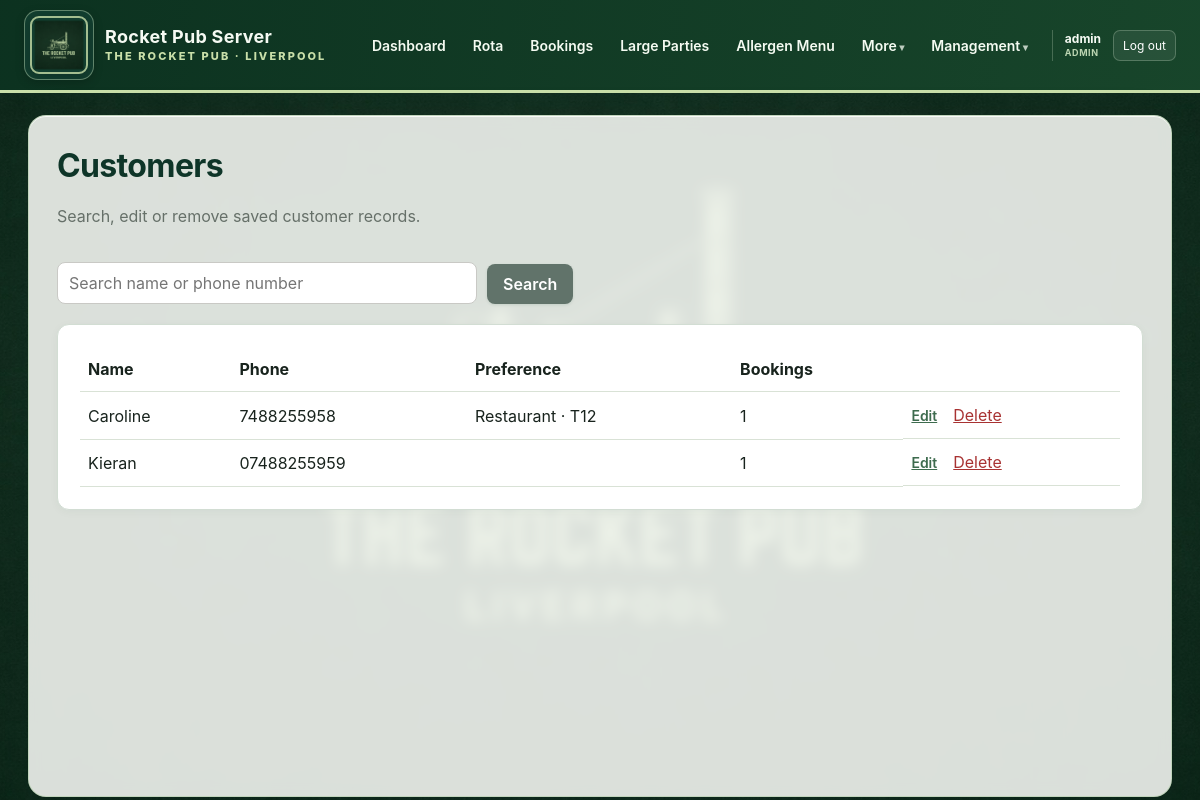
Screenshot of /customers (signed in) with the database file from the repository.
### app/models.py (models this page shows, shortened)
class AppUser(db.Model):
    id = db.Column(db.Integer, primary_key=True)
    username = db.Column(
        db.String(80),
        nullable=False,
        unique=True,
        index=True,
    )
    password_hash = db.Column(db.String(255), nullable=False)
    role = db.Column(
        db.String(20),
        nullable=False,
        default="staff",
        index=True,
    )
    must_change_password = db.Column(
        db.Boolean,
        nullable=False,
        default=True,
    )
    email = db.Column(db.String(255), unique=True, index=True)
    pending_email = db.Column(db.String(255))
    email_verified = db.Column(db.Boolean, nullable=False, default=False)
    email_verification_code_hash = db.Column(db.String(255))
    email_verification_expires_at = db.Column(db.DateTime)
    password_reset_code_hash = db.Column(db.String(255))
    password_reset_expires_at = db.Column(db.DateTime)
    active = db.Column(db.Boolean, nullable=False, default=True)
    created_at = db.Column(db.DateTime, default=datetime.utcnow)
    last_login_at = db.Column(db.DateTime)
    @property
    def is_manager(self):
        return self.role in {"manager", "admin"}

class Customer(db.Model):
    id = db.Column(db.Integer, primary_key=True)
    name = db.Column(db.String(120), nullable=False, index=True)
    phone = db.Column(db.String(30), nullable=False, unique=True, index=True)
    preferred_area_id = db.Column(db.Integer, db.ForeignKey("area.id"))
    preferred_table_id = db.Column(db.Integer, db.ForeignKey("pub_table.id"))
    prefers_near_tv = db.Column(db.Boolean, default=False)
    avoids_bench = db.Column(db.Boolean, default=False)
    notes = db.Column(db.Text)
    created_at = db.Column(db.DateTime, default=datetime.utcnow)
    preferred_area = db.relationship("Area", foreign_keys=[preferred_area_id])
    preferred_table = db.relationship("PubTable", foreign_keys=[preferred_table_id])
    bookings = db.relationship(
        "Booking",
        back_populates="customer",
        cascade="all, delete-orphan"
    )
    repeat_bookings = db.relationship(
        "RepeatBooking",
        back_populates="customer",
        cascade="all, delete-orphan"
    )

class Area(db.Model):
    id = db.Column(db.Integer, primary_key=True)
    name = db.Column(db.String(80), nullable=False, unique=True)
    tables = db.relationship("PubTable", back_populates="area")

class PubTable(db.Model):
    id = db.Column(db.Integer, primary_key=True)
    number = db.Column(db.String(20), nullable=False, unique=True, index=True)
    capacity = db.Column(db.Integer, nullable=False)
    area_id = db.Column(db.Integer, db.ForeignKey("area.id"), nullable=False)
    near_tv = db.Column(db.Boolean, default=False)
    has_bench = db.Column(db.Boolean, default=False)
    accessible = db.Column(db.Boolean, default=False)
    unsuitable_for_food = db.Column(db.Boolean, default=False)
    active = db.Column(db.Boolean, default=True)
    x_position = db.Column(db.Float, default=40)
    y_position = db.Column(db.Float, default=40)
    layout_width = db.Column(db.Float, default=90)
    layout_height = db.Column(db.Float, default=60)
    layout_shape = db.Column(db.String(20), default="rectangle")
    layout_rotation = db.Column(db.Float, default=0)
    area = db.relationship("Area", back_populates="tables")
    booking_links = db.relationship(
        "BookingTable",
        back_populates="table",
        cascade="all, delete-orphan"
    )

### app/routes.py (the view, shortened to what this page needs)
@main.route("/customers")
def customers():
    search = request.args.get("q", "").strip()
    stmt = db.select(Customer).order_by(Customer.name)
    return render_template(
        "customers.html",
        customers=db.session.scalars(stmt).all(),
        search=search,
    )

### app/routes.py (called while the page is built)
def current_user():
    return getattr(g, "current_user", None)

@main.app_context_processor
def inject_current_user():
    return {
        "current_user": current_user(),
    }

### app/templates/customers.html (shortened to what this page needs)
{% extends "base.html" %}
{% block content %}
<div class="page-heading">
    <div>
        <h1>Customers</h1>
        <p>Search, edit or remove saved customer records.</p>
    </div>
</div>
<form class="search-bar" method="get">
    <input type="search"
           name="q"
           value="{{ search }}"
           placeholder="Search name or phone number">
    <button class="button secondary" type="submit">Search</button>
</form>
<div class="card">
    {% if customers %}
        <table class="data-table">
            <thead>
                <tr>
                    <th>Name</th>
                    <th>Phone</th>
                    <th>Preference</th>
                    <th>Bookings</th>
                    <th></th>
                </tr>
            </thead>
            <tbody>
                {% for customer in customers %}
                    <tr>
                        <td>{{ customer.name }}</td>
                        <td>{{ customer.phone }}</td>
                        <td>
                            {% if customer.preferred_area %}{{ customer.preferred_area.name }}{% endif %}
                            {% if customer.preferred_table %} · T{{ customer.preferred_table.number }}{% endif %}
                        </td>
                        <td>{{ customer.bookings|length }}</td>
                        <td class="row-actions">
                            <a class="small-link"
                               href="{{ url_for('main.edit_customer', customer_id=customer.id) }}">
                                Edit
                            </a>
                            <form method="post"
                                  action="{{ url_for('main.delete_customer', customer_id=customer.id) }}"
                                  onsubmit="return confirm('Delete this customer? This also deletes their linked normal booking history and repeat schedules.');">
                                <button class="link-button danger" type="submit">
                                    Delete
                                </button>
                            </form>
                        </td>
                    </tr>
                {% endfor %}
            </tbody>
        </table>
    {% else %}
        <p class="muted">No matching customers.</p>
    {% endif %}
</div>
{% endblock %}

### app/templates/base.html (shortened to what this page needs)
<!doctype html>
<html lang="en">
<head>
    <link rel="stylesheet"
          href="{{ url_for('static', filename='css/style.css') }}">
</head>
<body>
<header class="topbar">
    <a class="brand"
       href="{{ url_for('main.dashboard') }}"
       aria-label="Rocket Pub Server dashboard">
        <span class="brand-logo-frame">
            <img src="{{ url_for('static', filename='images/rocket-pub-header-logo.png') }}"
                 alt="The Rocket Pub Liverpool logo">
        </span>
        <span class="brand-copy">
            <strong>Rocket Pub Server</strong>
            <small>The Rocket Pub · Liverpool</small>
        </span>
    </a>
    {% if current_user %}
    <nav class="main-nav">
        <a class="{% if request.endpoint == 'main.dashboard' %}active{% endif %}"
           href="{{ url_for('main.dashboard') }}">Dashboard</a>
        <a class="{% if request.endpoint and request.endpoint.startswith('main.rota') %}active{% endif %}"
           href="{{ url_for('main.rota_home') }}">Rota</a>
        <a class="{% if request.endpoint in ['main.bookings', 'main.new_booking', 'main.edit_booking'] %}active{% endif %}"
           href="{{ url_for('main.bookings') }}">Bookings</a>
        <a class="{% if request.endpoint in ['main.large_parties', 'main.new_large_party', 'main.edit_large_party'] %}active{% endif %}"
           href="{{ url_for('main.large_parties') }}">Large Parties</a>
        <a class="{% if request.endpoint in ['main.allergen_menu', 'main.allergen_new', 'main.allergen_edit'] %}active{% endif %}"
           href="{{ url_for('main.allergen_menu') }}">Allergen Menu</a>
        <details class="nav-menu" data-exclusive-nav>
            <summary>More</summary>
        </details>
        {% if current_user.is_manager %}
            <details class="nav-menu management-menu" data-exclusive-nav>
                <summary>Management</summary>
            </details>
        {% endif %}
        <div class="account-menu">
            <span>
                {{ current_user.username }}
                <small>{{ current_user.role|title }}</small>
            </span>
<form method="post" action="{{ url_for('main.logout') }}">
                <button type="submit" class="topbar-logout">Log out</button>
            </form>
        </div>
    </nav>
    {% endif %}
</header>
<main class="container">
    {% block content %}{% endblock %}
</main>
</body>
</html>

### rows the page displays
AppUser: username "admin", role "ADMIN"
Customer: name "Caroline", phone "7488255958", preferred_area.name "Restaurant", preferred_table.number "12", bookings|length "1"
Customer: name "Kieran", phone "07488255959", bookings|length "1"
